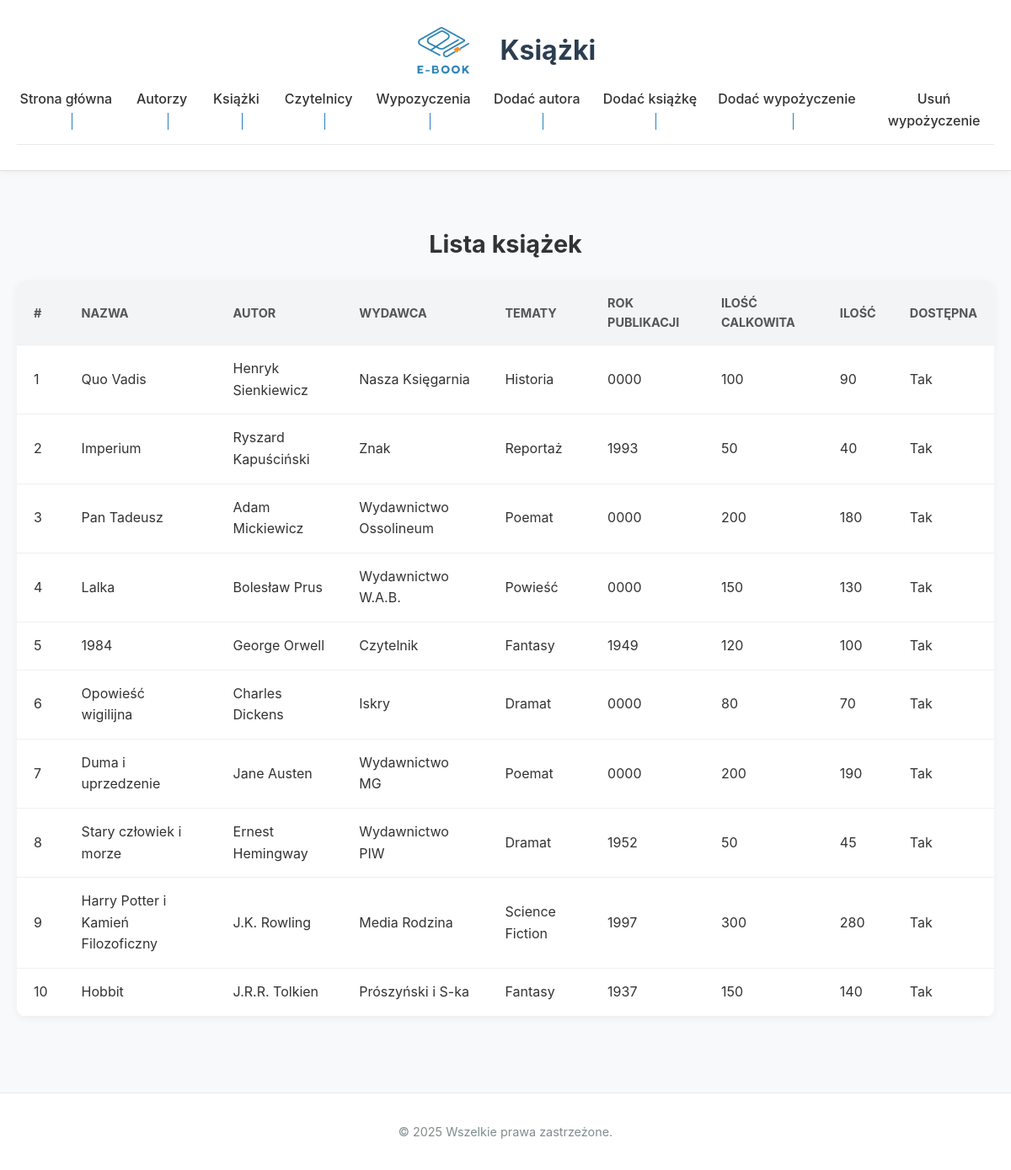
The app's page /Main/ksiazki.php with its own data.
### tables this page shows
CREATE TABLE ksiazka (
    id INT AUTO_INCREMENT PRIMARY KEY,
    tytul VARCHAR(200) NOT NULL,
    autor_id INT,
    wydawca_id INT,
    rok_wydania YEAR,
    tematyka_id INT,
    ilosc_calkowita INT NOT NULL DEFAULT 0,
    ilosc_dostepnych INT NOT NULL DEFAULT 0,
    dostepnosc INT NOT NULL DEFAULT 0,
    FOREIGN KEY (autor_id) REFERENCES autor(id),
    FOREIGN KEY (wydawca_id) REFERENCES wydawca(id),
    FOREIGN KEY (tematyka_id) REFERENCES tematyka(id)
);

CREATE TABLE wydawca (
    id INT AUTO_INCREMENT PRIMARY KEY,
    nazwa VARCHAR(100) NOT NULL
);

CREATE TABLE tematyka (
    id INT AUTO_INCREMENT PRIMARY KEY,
    nazwa VARCHAR(100) NOT NULL
);

### Main/ksiazki.php (the view, shortened to what this page needs)
<?php include 'baza.php'; ?>
<!DOCTYPE html>
<html lang="pl">
<head>
    <link rel="stylesheet" href="style.css">
</head>
<body>
    <header>
          <div class="header-container">
            <img src="../logo.png" alt="Logo" class="logo">
            <h1>Książki</h1>
        </div>
        <?php include 'navigation.php'; ?>
    </header>
    <main>
        <h2>Lista książek</h2>
        <table>
    <thead>
        <tr>
            <th>#</th>
            <th>Nazwa</th>
            <th>Autor</th>
            <th>Wydawca</th>
            <th>Tematy</th>
            <th>Rok publikacji</th>
            <th>Ilość calkowita</th>
            <th>Ilość</th>
            <th>Dostępna</th>
        </tr>
    </thead>
    <tbody>
        <?php
            $result = $conn->query("SELECT k.id, k.tytul, CONCAT(a.imie, ' ', a.nazwisko) AS autor, w.nazwa AS wydawca, t.nazwa AS tematyka,
            k.rok_wydania, k.ilosc_dostepnych, k.dostepnosc, k.ilosc_calkowita
            FROM ksiazka k
            JOIN autor a ON k.autor_id = a.id
            JOIN wydawca w ON k.wydawca_id = w.id
            JOIN tematyka t ON k.tematyka_id = t.id");
            if ($result->num_rows > 0) {
            while ($row = $result->fetch_assoc()) {
            $dostepnosc = ($row['ilosc_dostepnych'] == 0) ? "Nie" : "Tak";
            echo "<tr>
            <td>" . htmlspecialchars($row['id']) . "</td>
            <td>" . htmlspecialchars($row['tytul']) . "</td>
            <td>" . htmlspecialchars($row['autor']) . "</td>
            <td>" . htmlspecialchars($row['wydawca']) . "</td>
            <td>" . htmlspecialchars($row['tematyka']) . "</td>
            <td>" . htmlspecialchars($row['rok_wydania']) . "</td>
            <td>" . htmlspecialchars($row['ilosc_calkowita']) . "</td>
            <td>" . htmlspecialchars($row['ilosc_dostepnych']) . "</td>
            <td>" . $dostepnosc . "</td>
            </tr>";
            }
            } else {
            echo "<tr><td colspan='8'>Немає записів</td></tr>";
            }
        ?>
    </tbody>
</table>
    </main>
    <footer>
        <p>© 2025 Wszelkie prawa zastrzeżone.</p>
    </footer>
</body>
</html>

### Main/style.css (style rules this page uses)
* { box-sizing: border-box; }
body { font-family: 'Inter', 'Open Sans', 'Poppins', sans-serif; margin: 0; padding: 0; background-color: #f7f9fb; color: #333; line-height: 1.6; }
header { background-color: #ffffff; padding: 30px 20px; text-align: center; box-shadow: 0 2px 8px rgba(0, 0, 0, 0.05); border-bottom: 1px solid #e0e0e0; }
main h2 { text-align: center; font-size: 1.8rem; margin-bottom: 20px; }
header h1 { margin: 0; font-size: 2rem; color: #2c3e50; }
.header-container { display: flex; justify-content: center; align-items: center; gap: 20px; padding: 0 20px; }
.logo { height: 60px; margin-right: 15px; }
main { padding: 40px 20px; max-width: 1200px; margin: auto; }
table { width: 100%; border-collapse: collapse; background-color: #fff; border-radius: 10px; overflow: hidden; box-shadow: 0 2px 10px rgba(0, 0, 0, 0.05); }
table th, table td { padding: 15px 20px; border-bottom: 1px solid #f0f0f0; text-align: left; }
table th { background-color: #f2f4f6; color: #555; font-size: 0.9rem; text-transform: uppercase; }
footer { background-color: #ffffff; color: #7f8c8d; text-align: center; padding: 20px; font-size: 0.9rem; border-top: 1px solid #eaeaea; margin-top: 50px; }

### records on screen
ksiazka: id "1", tytul "Quo Vadis", autor "Henryk Sienkiewicz", wydawca.nazwa "Nasza Księgarnia", tematyka.nazwa "Historia", rok_wydania "0000", ilosc_calkowita "100", ilosc_dostepnych "90", ilosc_dostepnych "Tak"
ksiazka: id "2", tytul "Imperium", autor "Ryszard Kapuściński", wydawca.nazwa "Znak", tematyka.nazwa "Reportaż", rok_wydania "1993", ilosc_calkowita "50", ilosc_dostepnych "40", ilosc_dostepnych "Tak"
ksiazka: id "3", tytul "Pan Tadeusz", autor "Adam Mickiewicz", wydawca.nazwa "Wydawnictwo Ossolineum", tematyka.nazwa "Poemat", rok_wydania "0000", ilosc_calkowita "200", ilosc_dostepnych "180", ilosc_dostepnych "Tak"
ksiazka: id "4", tytul "Lalka", autor "Bolesław Prus", wydawca.nazwa "Wydawnictwo W.A.B.", tematyka.nazwa "Powieść", rok_wydania "0000", ilosc_calkowita "150", ilosc_dostepnych "130", ilosc_dostepnych "Tak"
ksiazka: id "5", tytul "1984", autor "George Orwell", wydawca.nazwa "Czytelnik", tematyka.nazwa "Fantasy", rok_wydania "1949", ilosc_calkowita "120", ilosc_dostepnych "100", ilosc_dostepnych "Tak"
ksiazka: id "6", tytul "Opowieść wigilijna", autor "Charles Dickens", wydawca.nazwa "Iskry", tematyka.nazwa "Dramat", rok_wydania "0000", ilosc_calkowita "80", ilosc_dostepnych "70", ilosc_dostepnych "Tak"
ksiazka: id "7", tytul "Duma i uprzedzenie", autor "Jane Austen", wydawca.nazwa "Wydawnictwo MG", tematyka.nazwa "Poemat", rok_wydania "0000", ilosc_calkowita "200", ilosc_dostepnych "190", ilosc_dostepnych "Tak"
ksiazka: id "8", tytul "Stary człowiek i morze", autor "Ernest Hemingway", wydawca.nazwa "Wydawnictwo PIW", tematyka.nazwa "Dramat", rok_wydania "1952", ilosc_calkowita "50", ilosc_dostepnych "45", ilosc_dostepnych "Tak"
ksiazka: id "9", tytul "Harry Potter i Kamień Filozoficzny", autor "J.K. Rowling", wydawca.nazwa "Media Rodzina", tematyka.nazwa "Science Fiction", rok_wydania "1997", ilosc_calkowita "300", ilosc_dostepnych "280", ilosc_dostepnych "Tak"
ksiazka: id "10", tytul "Hobbit", autor "J.R.R. Tolkien", wydawca.nazwa "Prószyński i S-ka", tematyka.nazwa "Fantasy", rok_wydania "1937", ilosc_calkowita "150", ilosc_dostepnych "140", ilosc_dostepnych "Tak"
